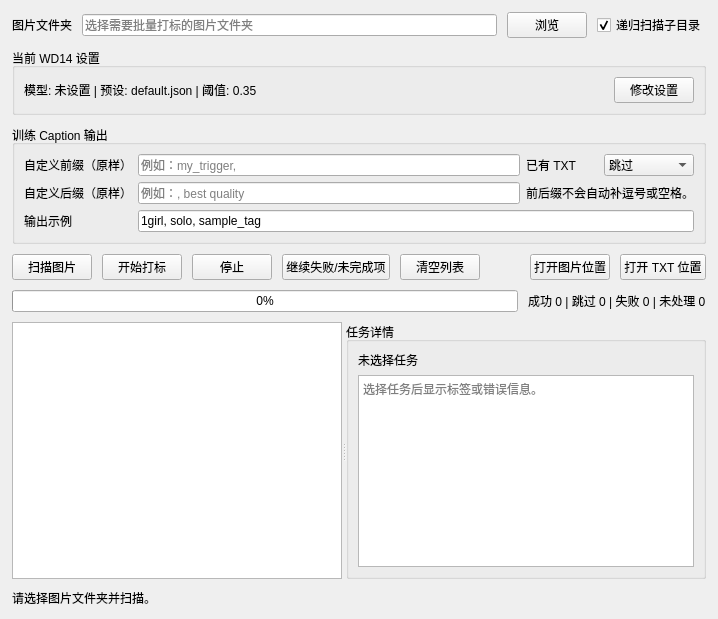
     <widget class="QWidget" name="tabWd14Batch">
      <attribute name="title">
       <string>批量 WD14 打标</string>
      </attribute>
      <layout class="QVBoxLayout" name="layoutWd14BatchRoot" stretch="0,0,0,0,0,1,0">
       <property name="spacing">
        <number>10</number>
       </property>
       <property name="leftMargin">
        <number>12</number>
       </property>
       <property name="topMargin">
        <number>12</number>
       </property>
       <property name="rightMargin">
        <number>12</number>
       </property>
       <property name="bottomMargin">
        <number>12</number>
       </property>
       <item>
        <layout class="QHBoxLayout" name="layoutWd14BatchFolder">
         <item>
          <widget class="QLabel" name="lblWd14BatchFolderTitle">
           <property name="text">
            <string>图片文件夹</string>
           </property>
          </widget>
         </item>
         <item>
          <widget class="QLineEdit" name="editWd14BatchFolder">
           <property name="readOnly">
            <bool>true</bool>
           </property>
           <property name="placeholderText">
            <string>选择需要批量打标的图片文件夹</string>
           </property>
          </widget>
         </item>
         <item>
          <widget class="QPushButton" name="btnWd14BatchBrowse">
           <property name="text">
            <string>浏览</string>
           </property>
          </widget>
         </item>
         <item>
          <widget class="QCheckBox" name="chkWd14BatchRecursive">
           <property name="text">
            <string>递归扫描子目录</string>
           </property>
           <property name="checked">
            <bool>true</bool>
           </property>
          </widget>
         </item>
        </layout>
       </item>
       <item>
        <widget class="QGroupBox" name="groupWd14BatchSettings">
         <property name="title">
          <string>当前 WD14 设置</string>
         </property>
         <layout class="QHBoxLayout" name="layoutWd14BatchSettings">
          <item>
           <widget class="QLabel" name="lblWd14BatchSettingsSummary">
            <property name="text">
             <string>模型: 未设置 | 预设: default.json | 阈值: 0.35</string>
            </property>
            <property name="wordWrap">
             <bool>true</bool>
            </property>
           </widget>
          </item>
          <item>
           <widget class="QPushButton" name="btnWd14BatchEditSettings">
            <property name="maximumSize">
             <size>
              <width>80</width>
              <height>16777215</height>
             </size>
            </property>
            <property name="text">
             <string>修改设置</string>
            </property>
           </widget>
          </item>
         </layout>
        </widget>
       </item>
       <item>
        <widget class="QGroupBox" name="groupWd14BatchCaption">
         <property name="title">
          <string>训练 Caption 输出</string>
         </property>
         <layout class="QGridLayout" name="gridWd14BatchCaption">
          <item row="0" column="0">
           <widget class="QLabel" name="lblWd14BatchPrefixTitle">
            <property name="text">
             <string>自定义前缀（原样）</string>
            </property>
           </widget>
          </item>
          <item row="0" column="1">
           <widget class="QLineEdit" name="editWd14BatchPrefix">
            <property name="placeholderText">
             <string>例如：my_trigger, </string>
            </property>
           </widget>
          </item>
          <item row="1" column="0">
           <widget class="QLabel" name="lblWd14BatchSuffixTitle">
            <property name="text">
             <string>自定义后缀（原样）</string>
            </property>
           </widget>
          </item>
          <item row="1" column="1">
           <widget class="QLineEdit" name="editWd14BatchSuffix">
            <property name="placeholderText">
             <string>例如：, best quality</string>
            </property>
           </widget>
          </item>
          <item row="0" column="2">
           <widget class="QLabel" name="lblWd14BatchExistingTitle">
            <property name="text">
             <string>已有 TXT</string>
            </property>
           </widget>
          </item>
          <item row="0" column="3">
           <widget class="QComboBox" name="comboWd14BatchExistingPolicy">
            <item>
             <property name="text">
              <string>跳过</string>
             </property>
            </item>
            <item>
             <property name="text">
              <string>覆盖</string>
             </property>
            </item>
            <item>
             <property name="text">
              <string>追加并去重</string>
             </property>
            </item>
           </widget>
          </item>
          <item row="1" column="2" colspan="2">
           <widget class="QLabel" name="lblWd14BatchAffixHint">
            <property name="text">
             <string>前后缀不会自动补逗号或空格。</string>
            </property>
           </widget>
          </item>
          <item row="2" column="0">
           <widget class="QLabel" name="lblWd14BatchPreviewTitle">
            <property name="text">
             <string>输出示例</string>
            </property>
           </widget>
          </item>
          <item row="2" column="1" colspan="3">
           <widget class="QLineEdit" name="editWd14BatchCaptionPreview">
            <property name="text">
             <string>1girl, solo, sample_tag</string>
            </property>
            <property name="readOnly">
             <bool>true</bool>
            </property>
           </widget>
          </item>
         </layout>
        </widget>
       </item>
       <item>
        <layout class="QHBoxLayout" name="layoutWd14BatchActions">
         <item>
          <widget class="QPushButton" name="btnWd14BatchScan">
           <property name="text">
            <string>扫描图片</string>
           </property>
          </widget>
         </item>
         <item>
          <widget class="QPushButton" name="btnWd14BatchStart">
           <property name="text">
            <string>开始打标</string>
           </property>
          </widget>
         </item>
         <item>
          <widget class="QPushButton" name="btnWd14BatchStop">
           <property name="text">
            <string>停止</string>
           </property>
          </widget>
         </item>
         <item>
          <widget class="QPushButton" name="btnWd14BatchRetry">
           <property name="text">
            <string>继续失败/未完成项</string>
           </property>
          </widget>
         </item>
         <item>
          <widget class="QPushButton" name="btnWd14BatchClear">
           <property name="text">
            <string>清空列表</string>
           </property>
          </widget>
         </item>
         <item>
          <spacer name="spacerWd14BatchActions">
           <property name="orientation">
            <enum>Qt::Orientation::Horizontal</enum>
           </property>
           <property name="sizeHint" stdset="0">
            <size>
             <width>40</width>
             <height>20</height>
            </size>
           </property>
          </spacer>
         </item>
         <item>
          <widget class="QPushButton" name="btnWd14BatchOpenImage">
           <property name="text">
            <string>打开图片位置</string>
           </property>
          </widget>
         </item>
         <item>
          <widget class="QPushButton" name="btnWd14BatchOpenTxt">
           <property name="text">
            <string>打开 TXT 位置</string>
           </property>
          </widget>
         </item>
        </layout>
       </item>
       <item>
        <layout class="QHBoxLayout" name="layoutWd14BatchProgress">
         <item>
          <widget class="QProgressBar" name="progressWd14Batch">
           <property name="value">
            <number>0</number>
           </property>
          </widget>
         </item>
         <item>
          <widget class="QLabel" name="lblWd14BatchCounts">
           <property name="text">
            <string>成功 0 | 跳过 0 | 失败 0 | 未处理 0</string>
           </property>
          </widget>
         </item>
        </layout>
       </item>
       <item>
        <widget class="QSplitter" name="splitterWd14Batch">
         <property name="sizePolicy">
          <sizepolicy hsizetype="Expanding" vsizetype="Expanding">
           <horstretch>0</horstretch>
           <verstretch>1</verstretch>
          </sizepolicy>
         </property>
         <property name="orientation">
          <enum>Qt::Orientation::Horizontal</enum>
         </property>
         <widget class="QListView" name="listWd14Batch">
          <property name="mouseTracking">
           <bool>true</bool>
          </property>
          <property name="verticalScrollMode">
           <enum>QAbstractItemView::ScrollMode::ScrollPerPixel</enum>
          </property>
          <property name="uniformItemSizes">
           <bool>true</bool>
          </property>
         </widget>
         <widget class="QGroupBox" name="groupWd14BatchDetail">
          <property name="title">
           <string>任务详情</string>
          </property>
          <layout class="QVBoxLayout" name="layoutWd14BatchDetail">
           <item>
            <widget class="QLabel" name="lblWd14BatchSelectedPath">
             <property name="text">
              <string>未选择任务</string>
             </property>
             <property name="wordWrap">
              <bool>true</bool>
             </property>
            </widget>
           </item>
           <item>
            <widget class="QPlainTextEdit" name="textWd14BatchSelectedTags">
             <property name="readOnly">
              <bool>true</bool>
             </property>
             <property name="placeholderText">
              <string>选择任务后显示标签或错误信息。</string>
             </property>
            </widget>
           </item>
          </layout>
         </widget>
        </widget>
       </item>
       <item>
        <widget class="QLabel" name="lblWd14BatchStatus">
         <property name="text">
          <string>请选择图片文件夹并扫描。</string>
         </property>
         <property name="wordWrap">
          <bool>true</bool>
         </property>
        </widget>
       </item>
      </layout>
     </widget>
